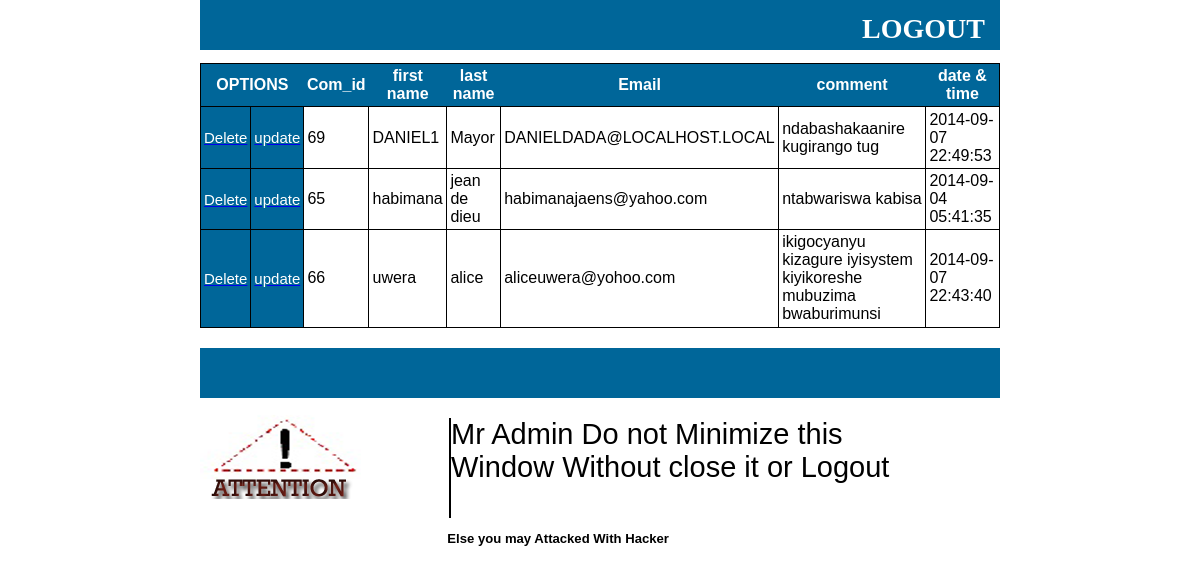
The page /view_comment.php on the database its author committed.
### tables this page shows
CREATE TABLE IF NOT EXISTS `comment` (
  `Com_id` int(5) NOT NULL auto_increment,
  `Firstname` varchar(30) default NULL,
  `Lastname` varchar(30) default NULL,
  `email` varchar(30) default NULL,
  `comment` varchar(500) default NULL,
  `DOS` datetime NOT NULL,
  PRIMARY KEY  (`Com_id`)
);

### view_comment.php (the view, shortened to what this page needs)
<?php
$con = mysql_connect("localhost", "root", "");
			if (!$con)
			  {
			  die('Could not connect: '.mysql_error());
			  }
			  else
			  {
			$sql = mysql_query("SELECT * FROM comment ");
			?>
<html>
<head>
<link rel="stylesheet" type="text/css" href="style.css">
<link rel="stylesheet" type="text/css" href="sheet.css">
</head>
<div id="page1">
	<nav class="main-menu">
<ul>
    <li><a class="nav-home" href="admin.php">Logout</a></li>
</ul>
</div>
<div id="page_page">
<table border="5">
<tr class="tr">
<th colspan="2"><b> OPTIONS</b></td>
<th>Com_id</th>
<th> first name</th>
<th>last name</th>
<th>Email</th>
<th>comment</th>
<th>date & time</th>
</tr>
<?php while($rows=mysql_fetch_array($sql))
{?>
<tr>
<td class="del"> <a href="deletepassenger.php?$Com_id=<?php echo $rows['Com_id']?>" ><font color="#FFFFFF">Delete</font></a></td>
<td class="del"> <a href="edit_places.php?Com_id=<?php echo $rows['Com_id']?>" ><font color="#FFFFFF">update</font></a></td>
<td> <?php echo $rows['Com_id']?></td>
<td> <?php echo $rows['Firstname']?></td>
<td> <?php echo $rows['Lastname']?></td>
<td> <?php echo $rows['email']?></td>
<td> <?php echo $rows['comment']?></td>
<td> <?php echo $rows['DOS']?></td>
</tr>
<?php }?>
<?php }?>
</table>
</div>
</body>
</html>
<div id="page2"></div>
<div class="footer">
<div class="img_left"></div>
<div class="attent"><p style="width:500px; height:100px; margin:0 auto;
  padding:0px; margin-top:20px; border:0px solid #996600; font-size:29px; border-left:2px solid #000000;">Mr Admin Do not Minimize this Window Without close it or Logout
 <p><b> &nbsp;&nbsp; &nbsp; &nbsp; &nbsp; &nbsp; &nbsp;&nbsp;Else you may Attacked With Hacker</b></p></p>
  </div>
</div>

### style.css (style rules this page uses)
section h1, footer h1, nav a { font-family: Dayrom, serif ; font-weight: normal ; text-transform: uppercase ; }
.main-menu { display: inline-block; width: 900px; text-align: right; }
.main-menu ul { list-style-type: none; }
.main-menu li { display: inline-block; margin-right: 15px; }
.main-menu a { font-size: 1.3em; color: #181818; padding-bottom: 3px; text-decoration: none; }
.footer { width: 800px ; margin:0 auto; padding:0px; height:150px; }
.img_left { float:left; width:170px; height:auto; background:url(images/ATTENTION1.jpg)no-repeat; height:150px; text-decoration:blink; }
.attent { width:600px; border:0px solid #FF6600; float:right; height:150px; }

### sheet.css (style rules this page uses)
#page_page { width: 800px ; margin:0 auto; padding:0px; background:#FFFFFF; height:auto; }
#page1 { width: 800px ; margin:0 auto; padding:0px; background:#006699; height:50px; }
#page2 { width: 800px ; margin:0 auto; padding:0px; background:#006699; height:50px; margin-top:20px; }

### view_comment.php (style rules this page uses)
html { font-size: 82%; }
body, table, th, td { color: #000000; }
table { width:800px; padding: 0; margin: 0; }
table, th, td { border-width: 0.1em; border-color: #000000; border-style: solid; }
table { border-collapse: collapse; border-spacing: 0; }
th, td { padding: 0.2em; }
th { font-weight: bold; background-color: #006699; text-decoration:none; text-align:center; font-weight:bold; color:#FFFFFF; border-style:none; }
.del { background:#006699; color:#FFFFFF; font-size:15px; }
.main-menu { display: inline-block; width: 900px; text-align: right; border:0px solid #0099CC; float:right; color:#FFFFFF; }
.main-menu ul { list-style-type: none; }
.main-menu li { display: inline-block; margin-right: 15px; }
.main-menu a { font-size: 1.3em; color:#FFFFFF; padding-bottom: 3px; text-decoration: none; font-size:28px; font-weight:bold; }

### rows shown on the page
comment: Com_id "69", Firstname "DANIEL1", Lastname "Mayor", email "DANIELDADA@LOCALHOST.LOCAL", comment "ndabashakaanire kugirango tug", DOS "2014-09-07 22:49:53"
comment: Com_id "65", Firstname "habimana", Lastname "jean de dieu", email "habimanajaens@yahoo.com", comment "ntabwariswa kabisa", DOS "2014-09-04 05:41:35"
comment: Com_id "66", Firstname "uwera", Lastname "alice", email "aliceuwera@yohoo.com", comment "ikigocyanyu kizagure iyisystem kiyikoreshe mubuzima bwaburimunsi", DOS "2014-09-07 22:43:40"
